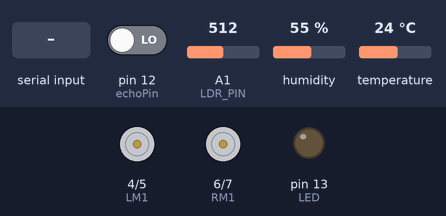
Bench run of a sketch on a simulated Arduino Uno, built with avr-gcc and run on an emulated ATmega328P. Shown: motor-driver pin pairs drawn as motors (green arrow = first pin HIGH = forward, orange = second pin HIGH = backward, longer = more drive), output pins drawn as LEDs (lit = HIGH). Inputs (shaded band) come from the test bench; at power-on: A1 (LDR_PIN) = 512, pin 12 (echoPin) LOW, humidity 55 %, temperature 24 °C. Pins used as bus, display or sensor lines are not drawn.

Above: at 1.2 s.
1.3 s: A1 (LDR_PIN) set to 125
3.2 s: A1 (LDR_PIN) set to 113
At 4.8 s:
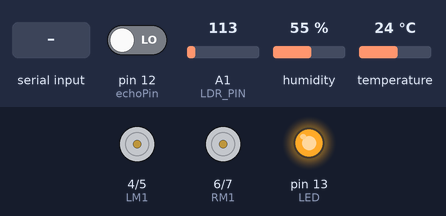
5.6 s: "1" received over the second serial link
At 7.1 s:
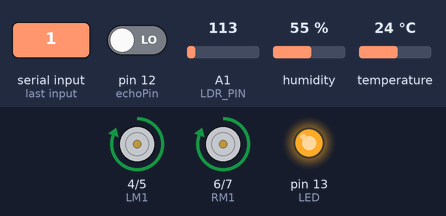
8.8 s: "2" received over the second serial link
At 10.2 s:
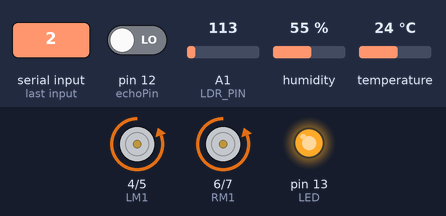
11.9 s: "3" received over the second serial link
At 13.0 s:
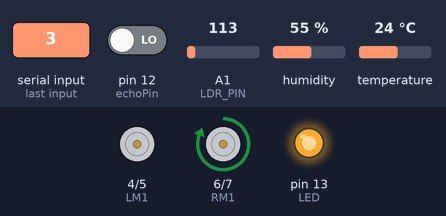
15.1 s: "4" received over the second serial link
At 16.5 s:
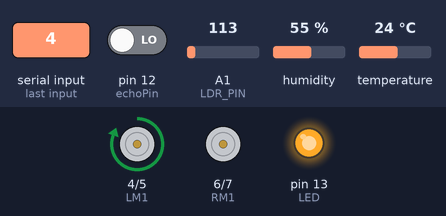
Timing chart, 0 to 18.3 s (numbered marks = the images above; inputs shaded):
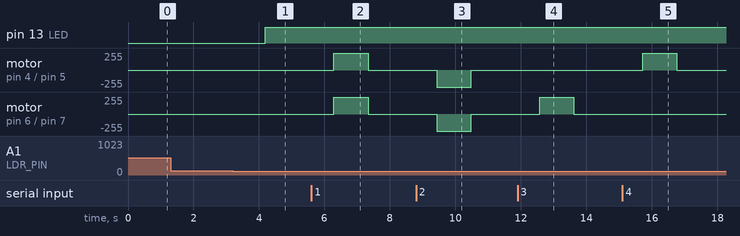

The sketch:

code_New.ino
```cpp
#include <SoftwareSerial.h>
SoftwareSerial Bluetooth(10, 9);    //  Tx , Rx

#include <SimpleDHT.h>
SimpleDHT11 dht11;

#define LM1 4
#define LM2 5
#define RM1 6
#define RM2 7

int echoPin = 12;
int trigPin = 11;

int pinDHT11 = A0;
int LDR_PIN = A1;
int LED = 13;

char data;
long duration, distance;
byte temperature = 00;
byte humidity = 00;
int LDR_data;

void setup() {
  Bluetooth.begin(9600);
  Serial.begin(9600);
  pinMode(LM1, OUTPUT);
  pinMode(LM2, OUTPUT);
  pinMode(RM1, OUTPUT);
  pinMode(RM2, OUTPUT);
  pinMode(trigPin, OUTPUT);
  pinMode(echoPin, INPUT);
  pinMode(pinDHT11, INPUT);
  pinMode(LDR_PIN, INPUT);
  pinMode(LED, OUTPUT);
}

void loop()
{
  digitalWrite(trigPin, LOW);
  delayMicroseconds(2);
  digitalWrite(trigPin, HIGH);
  delayMicroseconds(10);
  duration = pulseIn(echoPin, HIGH);
  distance = duration / 58.2;

  if (dht11.read(pinDHT11, &temperature, &humidity, NULL))
    {
      delay(100);
      return;
    }

  if (distance < 31)
  {
    Bluetooth.print(temperature);
    Bluetooth.print("|");
    Bluetooth.print(humidity);
    Bluetooth.print("|");
    Bluetooth.print("Obstacle_Detected");
    digitalWrite(LM1, LOW);
    digitalWrite(LM2, LOW);
    digitalWrite(RM1, LOW);
    digitalWrite(RM2, LOW);
  }
  else {
    Bluetooth.print(temperature);
    Bluetooth.print("|");
    Bluetooth.print(humidity);
    Bluetooth.print("|");
    Bluetooth.print("_");
  }


  /* ==================================== */

  LDR_data = analogRead(LDR_PIN);
  if (LDR_data < 120) {
    digitalWrite(LED, HIGH);
  }
  else {
    digitalWrite(LED, LOW);
  }
  if (Bluetooth.available() > 0)
  {
    data = Bluetooth.read();
    if (data == '1')
    {
      digitalWrite(LM1, HIGH);
      digitalWrite(LM2, LOW);
      digitalWrite(RM1, HIGH);
      digitalWrite(RM2, LOW);
    }
    else if (data == '2')
    {
      digitalWrite(LM1, LOW);
      digitalWrite(LM2, HIGH);
      digitalWrite(RM1, LOW);
      digitalWrite(RM2, HIGH);
    }
    else if (data == '3')
    {
      digitalWrite(LM1, LOW);
      digitalWrite(LM2, LOW);
      digitalWrite(RM1, HIGH);
      digitalWrite(RM2, LOW);
    }
    else if (data == '4')
    {
      digitalWrite(LM1, HIGH);
      digitalWrite(LM2, LOW);
      digitalWrite(RM1, LOW);
      digitalWrite(RM2, LOW);
    }
    else if (data == '5')
    {
      digitalWrite(LM1, LOW);
      digitalWrite(LM2, LOW);
      digitalWrite(RM1, LOW);
      digitalWrite(RM2, LOW);
    }
  }
}
```

Measured:
- the behaviour switches between 120 and 119 on A1 (LDR_PIN) (found by bisection; images 0 and 1)
- after the input at 1.3 s, every drawn part: stays the same
- after the input at 3.2 s, pin 13 (LED): LOW → HIGH after 0.99 s
- after the input at 5.6 s, motor on pin 4 (LM1) / pin 5 (LM2), motor on pin 6 (RM1) / pin 7 (RM2): stopped → forward 255/255 after 0.69 s, → stopped 1.0 s later
- after the input at 8.8 s, motor on pin 4 (LM1) / pin 5 (LM2), motor on pin 6 (RM1) / pin 7 (RM2): stopped → backward 255/255 after 0.63 s, → stopped 1.0 s later
- after the input at 11.9 s, motor on pin 6 (RM1) / pin 7 (RM2): stopped → forward 255/255 after 0.68 s, → stopped 1.0 s later
- after the input at 15.1 s, motor on pin 4 (LM1) / pin 5 (LM2): stopped → forward 255/255 after 0.62 s, → stopped 1.0 s later
